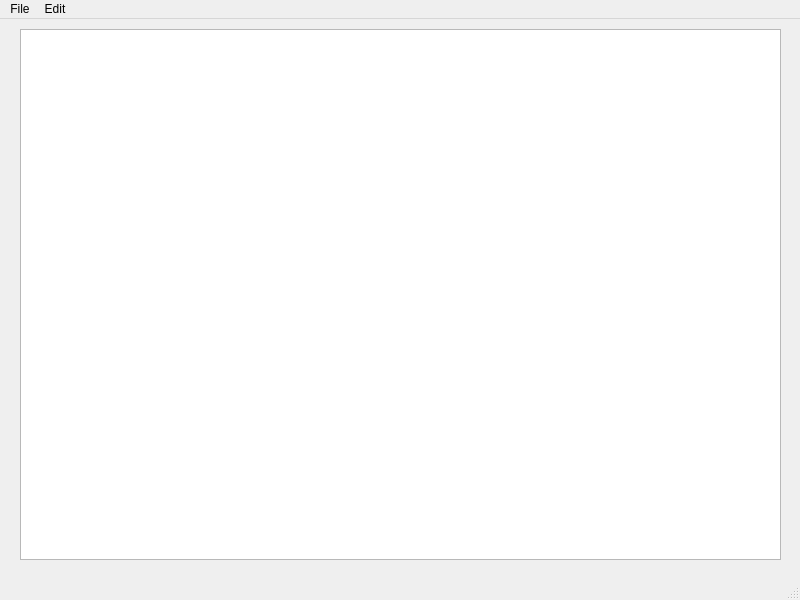
<?xml version="1.0" encoding="UTF-8"?>
<ui version="4.0">
 <class>MainWindow</class>
 <widget class="QMainWindow" name="MainWindow">
  <property name="geometry">
   <rect>
    <x>0</x>
    <y>0</y>
    <width>800</width>
    <height>600</height>
   </rect>
  </property>
  <property name="windowTitle">
   <string>MainWindow</string>
  </property>
  <widget class="QWidget" name="centralwidget">
   <widget class="QWidget" name="horizontalLayoutWidget">
    <property name="geometry">
     <rect>
      <x>20</x>
      <y>10</y>
      <width>761</width>
      <height>531</height>
     </rect>
    </property>
    <layout class="QHBoxLayout" name="horizontalLayout">
     <item>
      <widget class="QTextEdit" name="textEdit"/>
     </item>
    </layout>
   </widget>
  </widget>
  <widget class="QMenuBar" name="menubar">
   <property name="geometry">
    <rect>
     <x>0</x>
     <y>0</y>
     <width>800</width>
     <height>22</height>
    </rect>
   </property>
   <widget class="QMenu" name="menuFile">
    <property name="title">
     <string>File</string>
    </property>
    <addaction name="actionNew"/>
    <addaction name="actionOpen"/>
    <addaction name="actionSave_as"/>
    <addaction name="actionPrint"/>
    <addaction name="actionExit"/>
   </widget>
   <widget class="QMenu" name="menuEdit">
    <property name="title">
     <string>Edit</string>
    </property>
    <addaction name="actionCopy"/>
    <addaction name="actionPaste"/>
    <addaction name="actionCut"/>
    <addaction name="actionUndo"/>
    <addaction name="actionRedo"/>
   </widget>
   <addaction name="menuFile"/>
   <addaction name="menuEdit"/>
  </widget>
  <widget class="QStatusBar" name="statusbar"/>
  <action name="actionNew">
   <property name="text">
    <string>New</string>
   </property>
  </action>
  <action name="actionOpen">
   <property name="text">
    <string>Open</string>
   </property>
  </action>
  <action name="actionSave_as">
   <property name="text">
    <string>Save as</string>
   </property>
  </action>
  <action name="actionPrint">
   <property name="text">
    <string>Print</string>
   </property>
  </action>
  <action name="actionExit">
   <property name="text">
    <string>Exit</string>
   </property>
  </action>
  <action name="actionCopy">
   <property name="text">
    <string>Copy</string>
   </property>
  </action>
  <action name="actionPaste">
   <property name="text">
    <string>Paste</string>
   </property>
  </action>
  <action name="actionCut">
   <property name="text">
    <string>Cut</string>
   </property>
  </action>
  <action name="actionUndo">
   <property name="text">
    <string>Undo</string>
   </property>
  </action>
  <action name="actionRedo">
   <property name="text">
    <string>Redo</string>
   </property>
  </action>
 </widget>
 <resources/>
 <connections/>
</ui>
